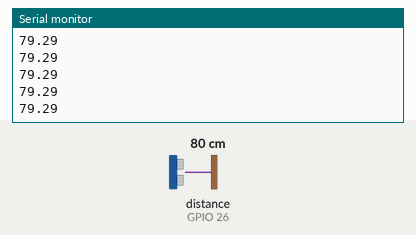
This sketch was run on a simulated ESP32. On the bench: the last lines printed to the serial monitor. Wiring (inferred from the names in the program): ultrasonic range finder: trigger GPIO 25; echo GPIO 26. Inputs (shaded band) come from the test bench; at power-on: distance to the obstacle (sensor on GPIO 26) 80 cm. The echo pulse lasts 58.3 µs per cm.

Above: at 1.2 s.
1.3 s: distance to the obstacle (sensor on GPIO 26) set to 2 cm
At 1.34 s:
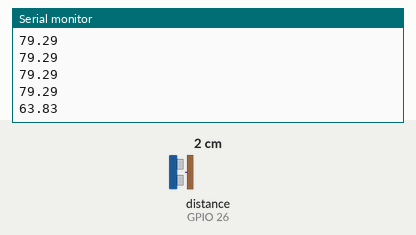
2.8 s: distance to the obstacle (sensor on GPIO 26) set to 4 cm
At 2.81 s:
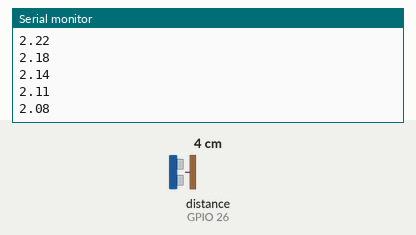
Timing chart, 0 to 5.8 s (numbered marks = the images above; inputs shaded):
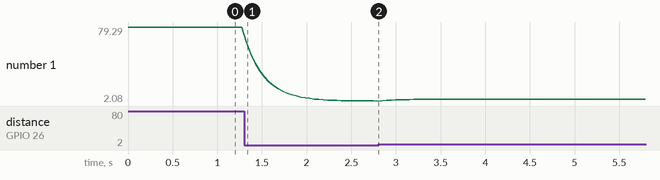

The sketch:

esp32_scr04_serial_Princetonworkshop.ino
```cpp
const int trigPin = 25;
const int echoPin = 26;

float smoothedDistance = 0;
float alpha = 0.2; // Glättungsfaktor

void setup() {
  Serial.begin(115200);
  pinMode(trigPin, OUTPUT);
  pinMode(echoPin, INPUT);
}

void loop() {
  digitalWrite(trigPin, LOW);
  delayMicroseconds(2);

  digitalWrite(trigPin, HIGH);
  delayMicroseconds(10);
  digitalWrite(trigPin, LOW);

  // Timeout nach 30.000 Mikrosekunden (ca. 5 Meter max)
  long duration = pulseIn(echoPin, HIGH, 30000);

  // Nur rechnen und senden, wenn das Signal NICHT 0 ist (also ein echtes Echo ankam)
  if (duration > 0) {
    float currentDistance = duration * 0.034 / 2;

    // Wenn es die erste Messung ist, setze den Startwert
    if(smoothedDistance == 0) {
      smoothedDistance = currentDistance;
    } else {
      // Hier ist die reparierte Glättungsformel:
      smoothedDistance = (alpha * currentDistance) + ((1.0 - alpha) * smoothedDistance);
    }

    Serial.println(smoothedDistance);
  }

  delay(50);
}
```

Measured:
- after the input at 1.3 s, the serial monitor: prints a new line at once (image 1)
- plotted number 1: 79.29 → 2.08 after the input at 1.3 s, 2.08 → 3.98 after the input at 2.8 s
